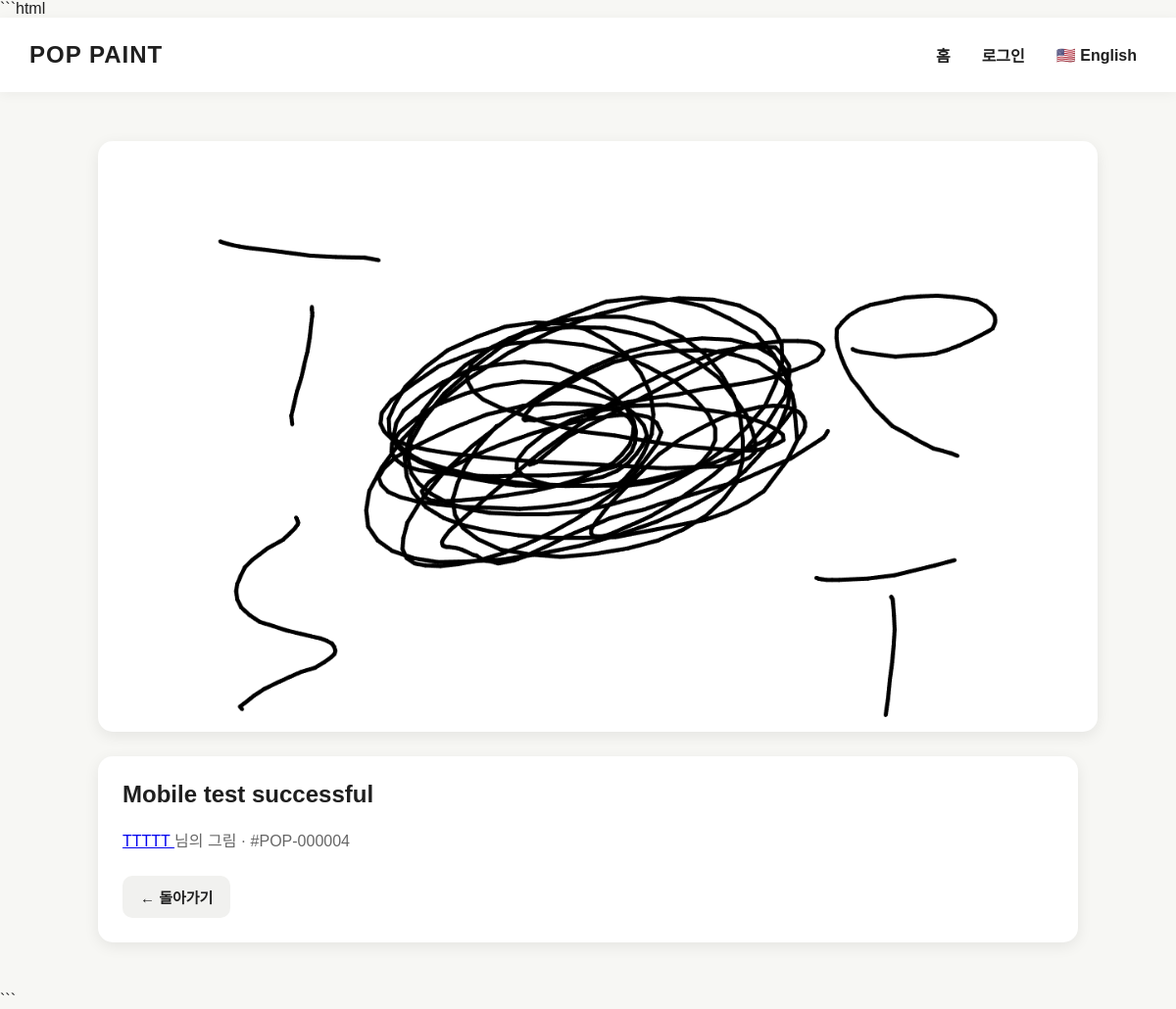
/drawing/12, run on the app's committed database.
### tables this page shows
CREATE TABLE drawings (
            id INTEGER PRIMARY KEY AUTOINCREMENT,
            account_id INTEGER NOT NULL,
            title TEXT NOT NULL,
            description TEXT,
            filename TEXT NOT NULL,
            uploaded INTEGER DEFAULT 0,
            created_at TIMESTAMP DEFAULT CURRENT_TIMESTAMP,
            FOREIGN KEY (account_id) REFERENCES accounts(id)
        );

CREATE TABLE accounts (
            id INTEGER PRIMARY KEY AUTOINCREMENT,
            account_number TEXT UNIQUE NOT NULL,
            username TEXT UNIQUE NOT NULL,
            password_hash TEXT NOT NULL,
            created_at TIMESTAMP DEFAULT CURRENT_TIMESTAMP
        );

### app.py (the view)
@app.route(
    "/drawing/<int:drawing_id>"
)
def drawing_detail(drawing_id):
    conn = get_db()
    drawing = conn.execute(
        """
        SELECT

            drawings.*,

            accounts.username,

            accounts.account_number

        FROM drawings

        JOIN accounts
            ON drawings.account_id =
               accounts.id

        WHERE drawings.id = ?
        """,
        (
            drawing_id,
        )
    ).fetchone()
    conn.close()
    if drawing is None:
        return "Drawing not found", 404
    return render_template(
        "drawing.html",
        drawing=drawing
    )

### app.py (called while the page is built)
@app.context_processor
def inject_language():
    return {
        "language": session.get(
            "language",
            "ko"
        )
    }

def get_db():
    conn = sqlite3.connect(
        DATABASE
    )
    conn.row_factory = sqlite3.Row
    return conn

### templates/drawing.html (shortened to what this page needs)
<!DOCTYPE html>
<html lang="{{ 'en' if language == 'en' else 'ko' }}">
<head>
    <link
        rel="stylesheet"
        href="{{ url_for('static', filename='style.css') }}"
    >
</head>
<body>
<header class="header">
    <div class="logo">
        POP PAINT
    </div>
    <nav>
        <a href="{{ url_for('index') }}">
            {% if language == "en" %}
                Home
            {% else %}
                홈
            {% endif %}
        </a>
        {% if session.get("account_id") %}
            <a
                href="{{ url_for(
                    'account_page',
                    username=session['username']
                ) }}"
            >
                {% if language == "en" %}
                    My Account
                {% else %}
                    내 계정
                {% endif %}
            </a>
            <a href="{{ url_for('logout') }}">
                {% if language == "en" %}
                    Log out
                {% else %}
                    로그아웃
                {% endif %}
            </a>
        {% else %}
            <a href="{{ url_for('login') }}">
                {% if language == "en" %}
                    Log in
                {% else %}
                    로그인
                {% endif %}
            </a>
        {% endif %}
        {% if language == "en" %}
            <a href="{{ url_for('set_language', language='ko') }}">
                🇰🇷 한국어
            </a>
        {% else %}
            <a href="{{ url_for('set_language', language='en') }}">
                🇺🇸 English
            </a>
        {% endif %}
    </nav>
</header>
<main class="main">
    <section class="drawing-detail">
        <img
            src="{{ url_for(
                'uploaded_file',
                filename=drawing['filename']
            ) }}"
            class="drawing-detail-image"
            alt="{{ drawing['title'] }}"
        >
        <div class="drawing-detail-info">
            <h1>
                {{ drawing["title"] }}
            </h1>
            <div class="drawing-owner">
                {% if language == "en" %}
                    by
                    <a
                        href="{{ url_for(
                            'account_page',
                            username=drawing['username']
                        ) }}"
                    >
                        {{ drawing["username"] }}
                    </a>
                    · #{{ drawing["account_number"] }}
                {% else %}
                    <a
                        href="{{ url_for(
                            'account_page',
                            username=drawing['username']
                        ) }}"
                    >
                        {{ drawing["username"] }}
                    </a>
                    님의 그림
                    · #{{ drawing["account_number"] }}
                {% endif %}
            </div>
            <div style="margin-top: 25px;">
                <a
                    href="{{ url_for('index') }}"
                    class="button"
                >
                    {% if language == "en" %}
                        ← Back
                    {% else %}
                        ← 돌아가기
                    {% endif %}
                </a>
            </div>
        </div>
    </section>
</main>
</body>
</html>

### static/style.css (style rules this page uses)
body { margin: 0; font-family: Arial, "Noto Sans KR", sans-serif; background: #f7f7f4; color: #1f1f1f; }
.header { display: flex; justify-content: space-between; align-items: center; padding: 18px 30px; background: rgba(255,255,255,0.96); box-shadow: 0 2px 12px rgba(0,0,0,0.05); position: sticky; top: 0; z-index: 1000; }
.logo { font-size: 24px; font-weight: 900; letter-spacing: 1px; }
.header nav { display: flex; align-items: center; gap: 12px; flex-wrap: wrap; }
.header nav a { color: #1f1f1f; text-decoration: none; font-weight: 600; padding: 8px 10px; border-radius: 8px; }
.main { width: min( 1200px, calc(100% - 40px) ); margin: 0 auto; padding: 50px 0; }
.button { display: inline-block; border: none; border-radius: 10px; padding: 11px 18px; background: #f1f1ef; color: #1f1f1f; text-decoration: none; font-size: 15px; font-weight: 700; cursor: pointer; transition: transform 0.15s, opacity 0.15s; }

### templates/drawing.html (style rules this page uses)
.drawing-detail { max-width: 1000px; margin: 0 auto; }
.drawing-detail-image { width: 100%; max-height: 750px; object-fit: contain; background: white; border-radius: 15px; padding: 10px; box-shadow: 0 4px 15px rgba(0,0,0,0.08); }
.drawing-detail-info { margin-top: 25px; background: white; padding: 25px; border-radius: 15px; box-shadow: 0 4px 15px rgba(0,0,0,0.08); }
.drawing-detail-info h1 { margin-top: 0; }
.drawing-owner { color: #666; margin-top: 8px; }

### data on the page
drawings: filename (picture), title "Mobile test successful"
accounts: username "TTTTT", account_number "POP-000004"
